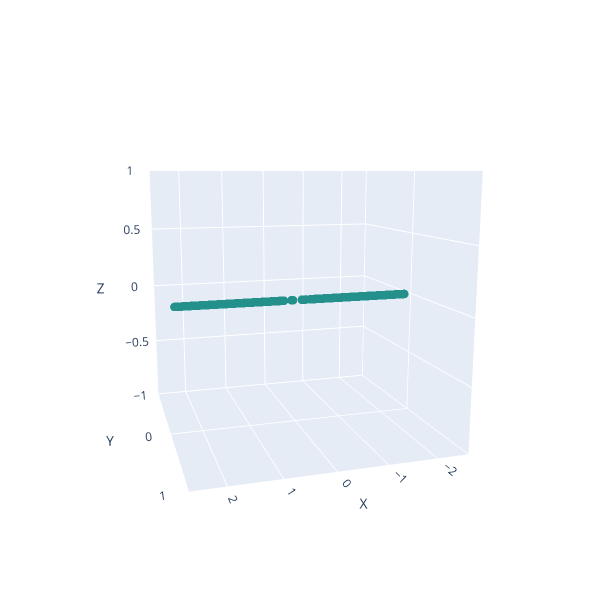

Source (notebook cell):
### Code cell
# Compute the inverse of PCA
Y_reconstructed_pca = pca.inverse_transform(X_test_pca)

# Verify shape
#print(f"Original shape: {Y.shape}, Reconstructed shape: {Y_reconstructed_pca.shape}")

print("PCA MSE:", mean_squared_error(Y, Y_reconstructed_pca))

# Plotting the PCA reconstructed manifold
fig = go.Figure(data=[go.Scatter3d(
    x=Y_reconstructed_pca[:, 0],y=Y_reconstructed_pca[:, 1], z=Y_reconstructed_pca[:, 2], mode='markers', marker=dict( size=5, color=Y_reconstructed_pca[:, 2], colorscale='Viridis',opacity=0.8 ) )])

fig.update_layout(
    scene=dict(aspectmode='cube', xaxis_title='X', yaxis_title='Y', zaxis_title='Z',camera=dict(eye=dict(x=0.75, y=2.5, z=0.5)) ),
    width=600, height=600, margin=dict(r=30, b=20, l=20, t=20) )
fig.show()

### Figure 1 — Plotly figure (JSON) as saved in the notebook; plotly's stock layout.template omitted (floating-point values rounded to 4 significant figures; data arrays with more than 128 entries replaced by an {"elided": "..."} marker saying what was removed)
{"data": [{"marker": {"color": {"elided": "2500 float values"}, "colorscale": [[0, "#440154"], [0.1111, "#482878"], [0.2222, "#3e4989"], [0.3333, "#31688e"], [0.4444, "#26828e"], [0.5556, "#1f9e89"], [0.6667, "#35b779"], [0.7778, "#6ece58"], [0.8889, "#b5de2b"], [1, "#fde725"]], "opacity": 0.8, "size": 5}, "mode": "markers", "type": "scatter3d", "x": {"elided": "2500 float values"}, "y": {"elided": "2500 float values"}, "z": {"elided": "2500 float values"}}], "layout": {"height": 600, "margin": {"b": 20, "l": 20, "r": 30, "t": 20}, "scene": {"aspectmode": "cube", "camera": {"eye": {"x": 0.75, "y": 2.5, "z": 0.5}}, "xaxis": {"title": {"text": "X"}}, "yaxis": {"title": {"text": "Y"}}, "zaxis": {"title": {"text": "Z"}}}, "width": 600}}
